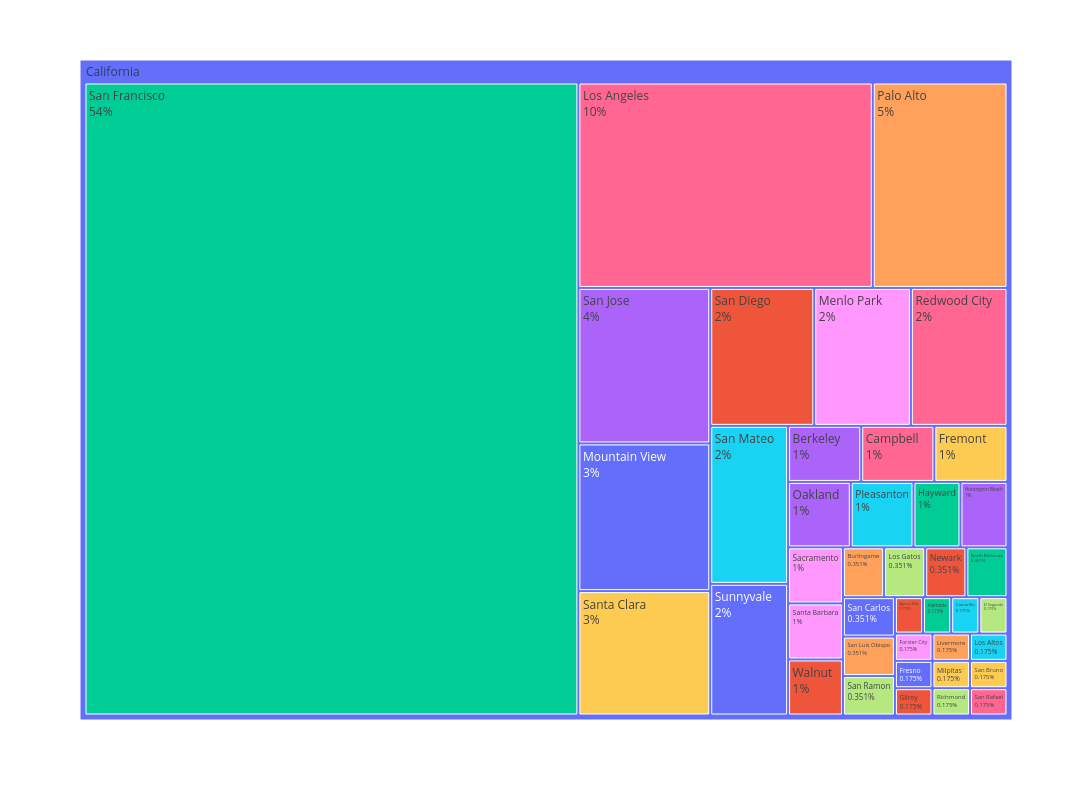

The code cell stored with this chart in its notebook:
### Markdown cell above
Let's use more filter functions for the treemap chart.

Filter is now the column state with the entry California.

### Code cell
st_cat = df[["USState",
             "Location_HQ"]].groupby(["USState",
                                       "Location_HQ"], as_index=False).size()

import pandas as pd
import plotly.express as px


Ca_df = st_cat[st_cat['USState'] == 'California']

# Create the treemap using the filtered DataFrame
fig = px.treemap(Ca_df, width=1280, height=800,
                 path=["USState", "Location_HQ"], values='size',
                 color='Location_HQ')
fig.update_traces(textinfo="label+percent parent")
fig.show()

### Figure 1 — Plotly figure (JSON) as saved in the notebook; plotly's stock layout.template omitted (floating-point values rounded to 4 significant figures)
{"data": [{"branchvalues": "total", "customdata": [["(?)"], ["Agoura Hills"], ["Alameda"], ["Berkeley"], ["Burlingame"], ["Camarillo"], ["Campbell"], ["El Segundo"], ["Forster City"], ["Fremont"], ["Fresno"], ["Gilroy"], ["Hayward"], ["Huntington Beach"], ["Livermore"], ["Los Altos"], ["Los Angeles"], ["Los Gatos"], ["Menlo Park"], ["Milpitas"], ["Mountain View"], ["Newark"], ["North Bethesda"], ["Oakland"], ["Palo Alto"], ["Pleasanton"], ["Redwood City"], ["Richmond"], ["Sacramento"], ["San Bruno"], ["San Carlos"], ["San Diego"], ["San Francisco"], ["San Jose"], ["San Luis Obispo"], ["San Mateo"], ["San Rafael"], ["San Ramon"], ["Santa Barbara"], ["Santa Clara"], ["Sunnyvale"], ["Walnut"]], "domain": {"x": [0, 1], "y": [0, 1]}, "hovertemplate": "labels=%{label}<br>size=%{value}<br>parent=%{parent}<br>id=%{id}<br>Location_HQ=%{customdata[0]}<extra></extra>", "ids": ["California", "California/Agoura Hills", "California/Alameda", "California/Berkeley", "California/Burlingame", "California/Camarillo", "California/Campbell", "California/El Segundo", "California/Forster City", "California/Fremont", "California/Fresno", "California/Gilroy", "California/Hayward", "California/Huntington Beach", "California/Livermore", "California/Los Altos", "California/Los Angeles", "California/Los Gatos", "California/Menlo Park", "California/Milpitas", "California/Mountain View", "California/Newark", "California/North Bethesda", "California/Oakland", "California/Palo Alto", "California/Pleasanton", "California/Redwood City", "California/Richmond", "California/Sacramento", "California/San Bruno", "California/San Carlos", "California/San Diego", "California/San Francisco", "California/San Jose", "California/San Luis Obispo", "California/San Mateo", "California/San Rafael", "California/San Ramon", "California/Santa Barbara", "California/Santa Clara", "California/Sunnyvale", "California/Walnut"], "labels": ["California", "Agoura Hills", "Alameda", "Berkeley", "Burlingame", "Camarillo", "Campbell", "El Segundo", "Forster City", "Fremont", "Fresno", "Gilroy", "Hayward", "Huntington Beach", "Livermore", "Los Altos", "Los Angeles", "Los Gatos", "Menlo Park", "Milpitas", "Mountain View", "Newark", "North Bethesda", "Oakland", "Palo Alto", "Pleasanton", "Redwood City", "Richmond", "Sacramento", "San Bruno", "San Carlos", "San Diego", "San Francisco", "San Jose", "San Luis Obispo", "San Mateo", "San Rafael", "San Ramon", "Santa Barbara", "Santa Clara", "Sunnyvale", "Walnut"], "marker": {"colors": ["#636efa", "#EF553B", "#00cc96", "#ab63fa", "#FFA15A", "#19d3f3", "#FF6692", "#B6E880", "#FF97FF", "#FECB52", "#636efa", "#EF553B", "#00cc96", "#ab63fa", "#FFA15A", "#19d3f3", "#FF6692", "#B6E880", "#FF97FF", "#FECB52", "#636efa", "#EF553B", "#00cc96", "#ab63fa", "#FFA15A", "#19d3f3", "#FF6692", "#B6E880", "#FF97FF", "#FECB52", "#636efa", "#EF553B", "#00cc96", "#ab63fa", "#FFA15A", "#19d3f3", "#FF6692", "#B6E880", "#FF97FF", "#FECB52", "#636efa", "#EF553B"]}, "name": "", "parents": ["", "California", "California", "California", "California", "California", "California", "California", "California", "California", "California", "California", "California", "California", "California", "California", "California", "California", "California", "California", "California", "California", "California", "California", "California", "California", "California", "California", "California", "California", "California", "California", "California", "California", "California", "California", "California", "California", "California", "California", "California", "California"], "textinfo": "label+percent parent", "type": "treemap", "values": [570.0, 1.0, 1.0, 4.0, 2.0, 1.0, 4.0, 1.0, 1.0, 4.0, 1.0, 1.0, 3.0, 3.0, 1.0, 1.0, 59.0, 2.0, 13.0, 1.0, 19.0, 2.0, 2.0, 4.0, 27.0, 4.0, 13.0, 1.0, 3.0, 1.0, 2.0, 14.0, 305.0, 20.0, 2.0, 12.0, 1.0, 2.0, 3.0, 16.0, 10.0, 3.0]}], "layout": {"height": 800, "legend": {"tracegroupgap": 0}, "margin": {"t": 60}, "width": 1280}}
